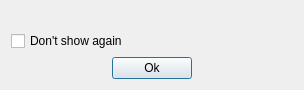
<?xml version="1.0" encoding="UTF-8"?>
<ui version="4.0">
 <class>OSSpecific</class>
 <widget class="QDialog" name="OSSpecific">
  <property name="geometry">
   <rect>
    <x>0</x>
    <y>0</y>
    <width>304</width>
    <height>88</height>
   </rect>
  </property>
  <property name="windowTitle">
   <string>Warning</string>
  </property>
  <property name="windowIcon">
   <iconset resource="resources/ultracopier-resources.qrc">
    <normaloff>:/warning.png</normaloff>:/warning.png</iconset>
  </property>
  <layout class="QVBoxLayout" name="verticalLayout">
   <item>
    <widget class="QLabel" name="label">
     <property name="textFormat">
      <enum>Qt::RichText</enum>
     </property>
     <property name="wordWrap">
      <bool>true</bool>
     </property>
    </widget>
   </item>
   <item>
    <widget class="QCheckBox" name="dontShowAgain">
     <property name="sizePolicy">
      <sizepolicy hsizetype="Expanding" vsizetype="Fixed">
       <horstretch>0</horstretch>
       <verstretch>0</verstretch>
      </sizepolicy>
     </property>
     <property name="text">
      <string>Don't show again</string>
     </property>
    </widget>
   </item>
   <item>
    <layout class="QHBoxLayout" name="horizontalLayout">
     <item>
      <spacer name="horizontalSpacer">
       <property name="orientation">
        <enum>Qt::Horizontal</enum>
       </property>
       <property name="sizeHint" stdset="0">
        <size>
         <width>40</width>
         <height>20</height>
        </size>
       </property>
      </spacer>
     </item>
     <item>
      <widget class="QPushButton" name="pushButton">
       <property name="text">
        <string>Ok</string>
       </property>
      </widget>
     </item>
     <item>
      <spacer name="horizontalSpacer_2">
       <property name="orientation">
        <enum>Qt::Horizontal</enum>
       </property>
       <property name="sizeHint" stdset="0">
        <size>
         <width>40</width>
         <height>20</height>
        </size>
       </property>
      </spacer>
     </item>
    </layout>
   </item>
  </layout>
 </widget>
 <resources>
  <include location="resources/ultracopier-resources.qrc"/>
 </resources>
 <connections/>
</ui>
